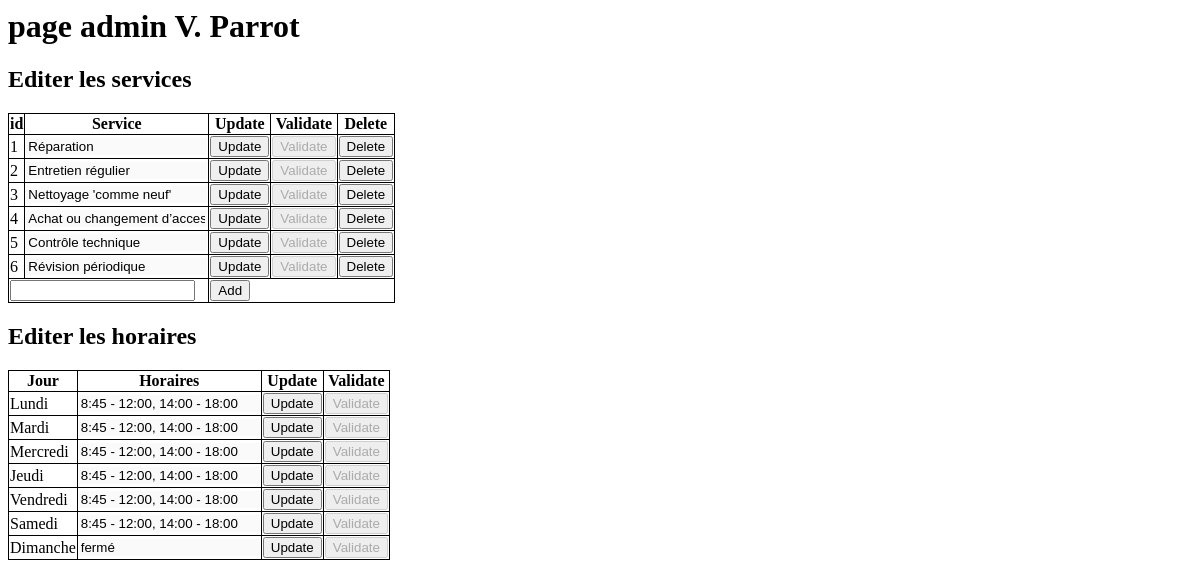
The page /admin.php (signed in) on the database as committed earlier.
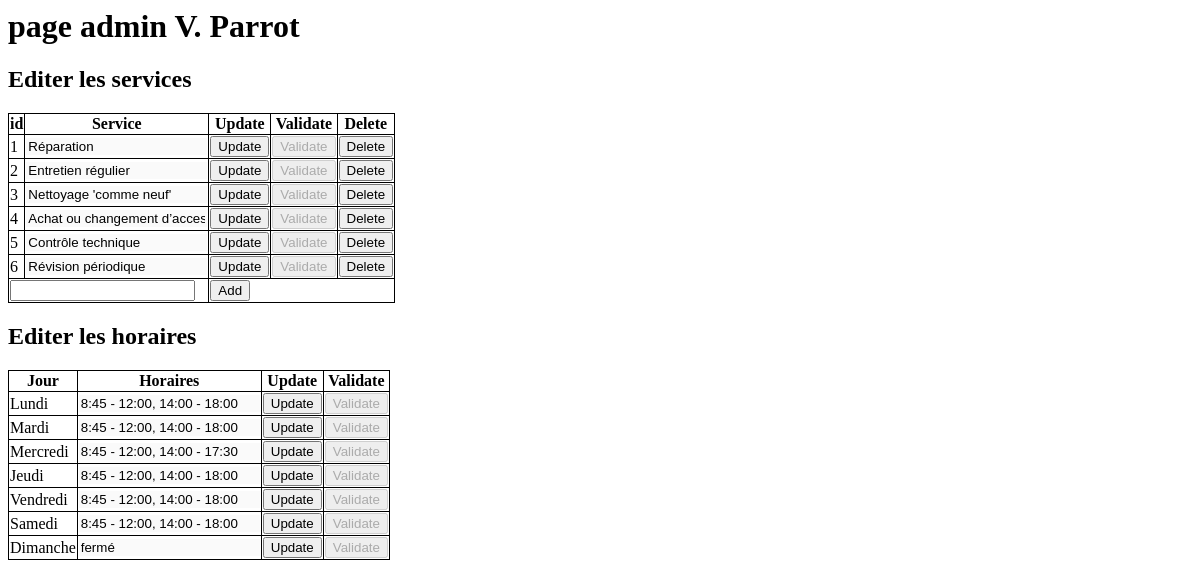
The same page on the database as committed later.
### tables this page shows
CREATE TABLE services (id_service INTEGER PRIMARY KEY AUTOINCREMENT NOT NULL, text VARCHAR (50));

CREATE TABLE openings_hours (id_opening_hours INTEGER PRIMARY KEY NOT NULL, day VARCHAR (8), hours VARCHAR (50));

### admin.php (the view, shortened to what this page needs)
<?php
  global $PDO;
  $results = $PDO->query('SELECT * FROM services');
  $services = [];
  while ($row = $results->fetchArray()) {
    array_push($services, $row);
  }
  $results = $PDO->query('SELECT * FROM openings_hours');
  $opening_hours = [];
  while ($row = $results->fetchArray()) {
    array_push($opening_hours, $row);
  }
  echo '<h1>page admin V. Parrot</h1>';
  echo '<h2>Editer les services</h2>';
  echo '<table>';
  echo '<tr>';
  echo '<th>id</th>';
  echo '<th>Service</th>';
  echo '<th>Update</th>';
  echo '<th>Validate</th>';
  echo '<th>Delete</th>';
  echo '</tr>';
  foreach ($services as $service) { ?>
    <tr>
      <td><?=$service['id_service']?></td>
      <td><input type="text" id="service-text-<?=$service['id_service']?>" class="update-input input-readonly" disabled value="<?=$service['text']?>"/></td>
      <td><button type="button" name="update-service-btn" id="update-service-btn-<?=$service['id_service']?>">Update</button></td>
      <td><button type="button" name="validate-service-btn" id="validate-service-btn-<?=$service['id_service']?>" class="update-input" disabled>Validate</button></td>
      <td><button type="button" name="delete-service-btn" id="delete-service-btn-<?=$service['id_service']?>">Delete</button></td>
    </tr>
  <?php }
  echo '<tr>';
  echo '<td colspan="2"><input type=text id="new-service"></td>';
  echo '<td colspan="3"><button type="button" id="add-service-btn">Add</button></td>';
  echo '</tr>';
  echo '</table>';
  echo '<h2>Editer les horaires</h2>';
  echo '<table>';
  echo '<tr>';
  echo '<th>Jour</th>';
  echo '<th>Horaires</th>';
  echo '<th>Update</th>';
  echo '<th>Validate</th>';
  echo '</tr>';
  foreach ($opening_hours as $opening_hour) { ?>
    <tr>
      <td><?=$opening_hour['day']?></td>
      <td><input type="text" id="hours-text-<?=$opening_hour['id_opening_hours']?>" class="update-input input-readonly" disabled value="<?=$opening_hour['hours']?>"/></td>
      <td><button type="button" name="update-hours-btn" id="update-hours-btn-<?=$opening_hour['id_opening_hours']?>">Update</button></td>
      <td><button type="button" name="validate-hours-btn" id="validate-hours-btn-<?=$opening_hour['id_opening_hours']?>" class="update-input" disabled>Validate</button></td>
    </tr>
  <?php }
  echo '</table>';
?>
<!DOCTYPE html>
<html lang="en">
<body>
</body>
</html>
</body>
</html>

### admin.php (style rules this page uses)
table, th, td { border:1px solid black; border-collapse: collapse; }
.input-readonly { color: black; border: none; }

Rows that differ between the two databases and show on the page:
changed openings_hours "Mercredi": hours "8:45 - 12:00, 14:00 - 18:00" → "8:45 - 12:00, 14:00 - 17:30"
